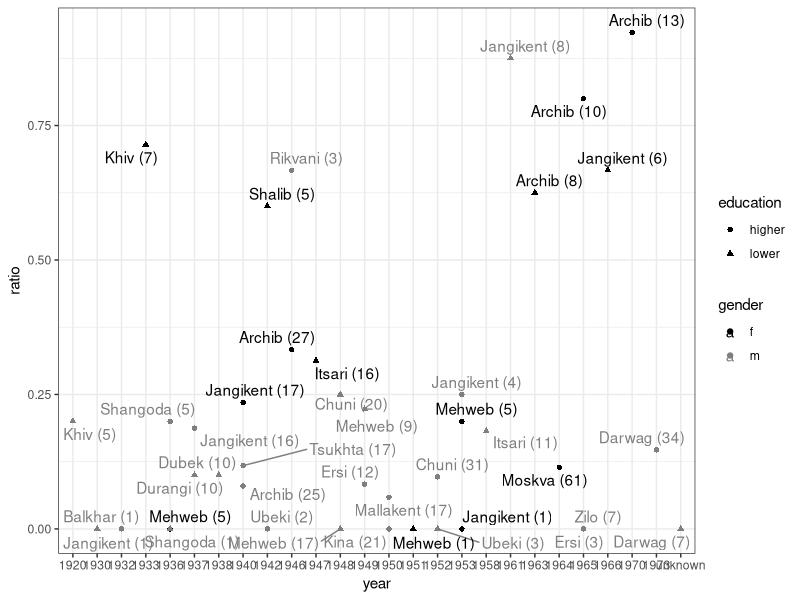

Here is the R script that generated this plot:
#plotting the sociolinguistic parameters

library(ggplot2)
library(ggrepel)
library(reshape)
library(tidyverse)
library(dplyr)

gen <- read.csv("dag_rus_with_socio.csv", stringsAsFactors=TRUE)

gen %>%
  count(speaker, year, gender, education, village, `position`) %>%
  spread(`position`, n, fill = 0) %>%
  mutate(total = left+right,
         ratio = left/total) %>%
  mutate(speaker = reorder(speaker, ratio)) %>%
  ggplot(aes(year, ratio, color  = gender, shape = education, label = paste0(village, " (", total, ")")))+
  geom_point()+
  scale_colour_manual(values = c("black", "grey50"))+
  ggrepel::geom_text_repel()+
  theme_bw()
